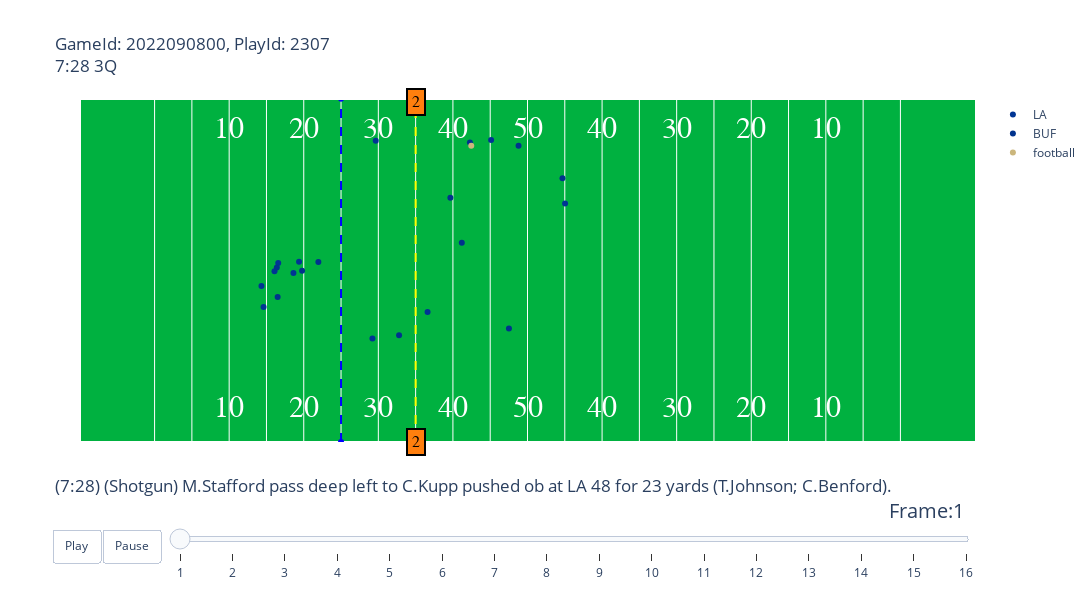

The notebook cell saved with this chart:
### Markdown cell above
# Examples

### Code cell
animate_play(week1,plays,players,tacklesData,2022090800,2307).show()

### Figure 1 — Plotly figure (JSON) as saved in the notebook; plotly's stock layout.template omitted (floating-point values rounded to 4 significant figures)
{"data": [{"hoverinfo": "none", "mode": "text", "showlegend": false, "text": ["10", "20", "30", "40", "50", "40", "30", "20", "10"], "textfont": {"color": "#ffffff", "family": "Courier New, monospace", "size": 30}, "type": "scatter", "x": [20, 30, 40, 50, 60, 70, 80, 90, 100], "y": [5, 5, 5, 5, 5, 5, 5, 5, 5]}, {"hoverinfo": "none", "mode": "text", "showlegend": false, "text": ["10", "20", "30", "40", "50", "40", "30", "20", "10"], "textfont": {"color": "#ffffff", "family": "Courier New, monospace", "size": 30}, "type": "scatter", "x": [20, 30, 40, 50, 60, 70, 80, 90, 100], "y": [48.5, 48.5, 48.5, 48.5, 48.5, 48.5, 48.5, 48.5, 48.5]}, {"hoverinfo": "none", "line": {"color": "blue", "dash": "dash"}, "showlegend": false, "type": "scatter", "x": [35, 35], "y": [0, 53.5]}, {"hoverinfo": "none", "line": {"color": "yellow", "dash": "dash"}, "showlegend": false, "type": "scatter", "x": [45, 45], "y": [0, 53.5]}, {"hoverinfo": "text", "hovertext": ["nflId:34452.0", "nflId:41290.0", "nflId:42400.0", "nflId:43399.0", "nflId:44881.0", "nflId:46158.0", "nflId:46180.0", "nflId:46376.0", "nflId:47853.0", "nflId:47952.0", "nflId:53678.0"], "marker": {"color": "#003594"}, "mode": "markers", "name": "LA", "type": "scatter", "x": [24.33, 46.6, 24.61, 39.65, 55.12, 26.08, 29.37, 28.62, 39.21, 26.58, 65.04], "y": [24.31, 20.25, 21.02, 46.94, 47.05, 26.62, 28.08, 26.35, 16.12, 27.88, 37.17]}, {"hoverinfo": "text", "hovertext": ["nflId:40107.0", "nflId:40166.0", "nflId:41341.0", "nflId:44976.0", "nflId:46085.0", "nflId:46190.0", "nflId:47792.0", "nflId:52462.0", "nflId:52647.0", "nflId:53490.0", "nflId:54650.0"], "marker": {"color": "#00338D"}, "mode": "markers", "name": "BUF", "type": "scatter", "x": [51.19, 64.69, 26.5, 42.78, 49.66, 52.28, 31.96, 26.39, 57.51, 29.78, 58.8], "y": [31.04, 41.11, 22.59, 16.65, 38.05, 46.68, 28.04, 27.2, 17.69, 26.7, 46.16]}, {"hoverinfo": "none", "marker": {"color": "#CBB67C"}, "mode": "markers", "name": "football", "type": "scatter", "x": [52.46], "y": [46.16]}], "layout": {"annotations": [{"align": "center", "bgcolor": "#ff7f0e", "bordercolor": "black", "borderpad": 4, "borderwidth": 2, "font": {"color": "black", "family": "Courier New, monospace", "size": 16}, "opacity": 1, "showarrow": false, "text": "2", "x": 45, "y": 0}, {"align": "center", "bgcolor": "#ff7f0e", "bordercolor": "black", "borderpad": 4, "borderwidth": 2, "font": {"color": "black", "family": "Courier New, monospace", "size": 16}, "opacity": 1, "showarrow": false, "text": "2", "x": 45, "y": 53}], "autosize": false, "height": 600, "plot_bgcolor": "#00B140", "sliders": [{"active": 0, "currentvalue": {"font": {"size": 20}, "prefix": "Frame:", "visible": true, "xanchor": "right"}, "len": 0.9, "pad": {"b": 10, "t": 50}, "steps": [{"args": [[1], {"frame": {"duration": 100, "redraw": false}, "mode": "immediate", "transition": {"duration": 0}}], "label": "1", "method": "animate"}, {"args": [[2], {"frame": {"duration": 100, "redraw": false}, "mode": "immediate", "transition": {"duration": 0}}], "label": "2", "method": "animate"}, {"args": [[3], {"frame": {"duration": 100, "redraw": false}, "mode": "immediate", "transition": {"duration": 0}}], "label": "3", "method": "animate"}, {"args": [[4], {"frame": {"duration": 100, "redraw": false}, "mode": "immediate", "transition": {"duration": 0}}], "label": "4", "method": "animate"}, {"args": [[5], {"frame": {"duration": 100, "redraw": false}, "mode": "immediate", "transition": {"duration": 0}}], "label": "5", "method": "animate"}, {"args": [[6], {"frame": {"duration": 100, "redraw": false}, "mode": "immediate", "transition": {"duration": 0}}], "label": "6", "method": "animate"}, {"args": [[7], {"frame": {"duration": 100, "redraw": false}, "mode": "immediate", "transition": {"duration": 0}}], "label": "7", "method": "animate"}, {"args": [[8], {"frame": {"duration": 100, "redraw": false}, "mode": "immediate", "transition": {"duration": 0}}], "label": "8", "method": "animate"}, {"args": [[9], {"frame": {"duration": 100, "redraw": false}, "mode": "immediate", "transition": {"duration": 0}}], "label": "9", "method": "animate"}, {"args": [[10], {"frame": {"duration": 100, "redraw": false}, "mode": "immediate", "transition": {"duration": 0}}], "label": "10", "method": "animate"}, {"args": [[11], {"frame": {"duration": 100, "redraw": false}, "mode": "immediate", "transition": {"duration": 0}}], "label": "11", "method": "animate"}, {"args": [[12], {"frame": {"duration": 100, "redraw": false}, "mode": "immediate", "transition": {"duration": 0}}], "label": "12", "method": "animate"}, {"args": [[13], {"frame": {"duration": 100, "redraw": false}, "mode": "immediate", "transition": {"duration": 0}}], "label": "13", "method": "animate"}, {"args": [[14], {"frame": {"duration": 100, "redraw": false}, "mode": "immediate", "transition": {"duration": 0}}], "label": "14", "method": "animate"}, {"args": [[15], {"frame": {"duration": 100, "redraw": false}, "mode": "immediate", "transition": {"duration": 0}}], "label": "15", "method": "animate"}, {"args": [[16], {"frame": {"duration": 100, "redraw": false}, "mode": "immediate", "transition": {"duration": 0}}], "label": "16", "method": "animate"}], "transition": {"duration": 300, "easing": "cubic-in-out"}, "x": 0.1, "xanchor": "left", "y": 0, "yanchor": "top"}], "title": {"text": "GameId: 2022090800, PlayId: 2307<br>7:28 3Q<br><br><br><br><br><br><br><br><br><br><br><br><br><br><br><br><br><br><br>(7:28) (Shotgun) M.Stafford pass deep left to C.Kupp pushed ob at LA 48 for 23 yards (T.Johnson; C.Benford)."}, "updatemenus": [{"buttons": [{"args": [null, {"frame": {"duration": 100, "redraw": false}, "fromcurrent": true, "transition": {"duration": 0}}], "label": "Play", "method": "animate"}, {"args": [[null], {"frame": {"duration": 0, "redraw": false}, "mode": "immediate", "transition": {"duration": 0}}], "label": "Pause", "method": "animate"}], "direction": "left", "pad": {"r": 10, "t": 87}, "showactive": false, "type": "buttons", "x": 0.1, "xanchor": "right", "y": 0, "yanchor": "top"}], "width": 1200, "xaxis": {"autorange": false, "range": [0, 120], "showticklabels": false, "tickmode": "array", "tickvals": [10, 15, 20, 25, 30, 35, 40, 45, 50, 55, 60, 65, 70, 75, 80, 85, 90, 95, 100, 105, 110]}, "yaxis": {"autorange": false, "range": [0, 53.3], "showgrid": false, "showticklabels": false}}}
